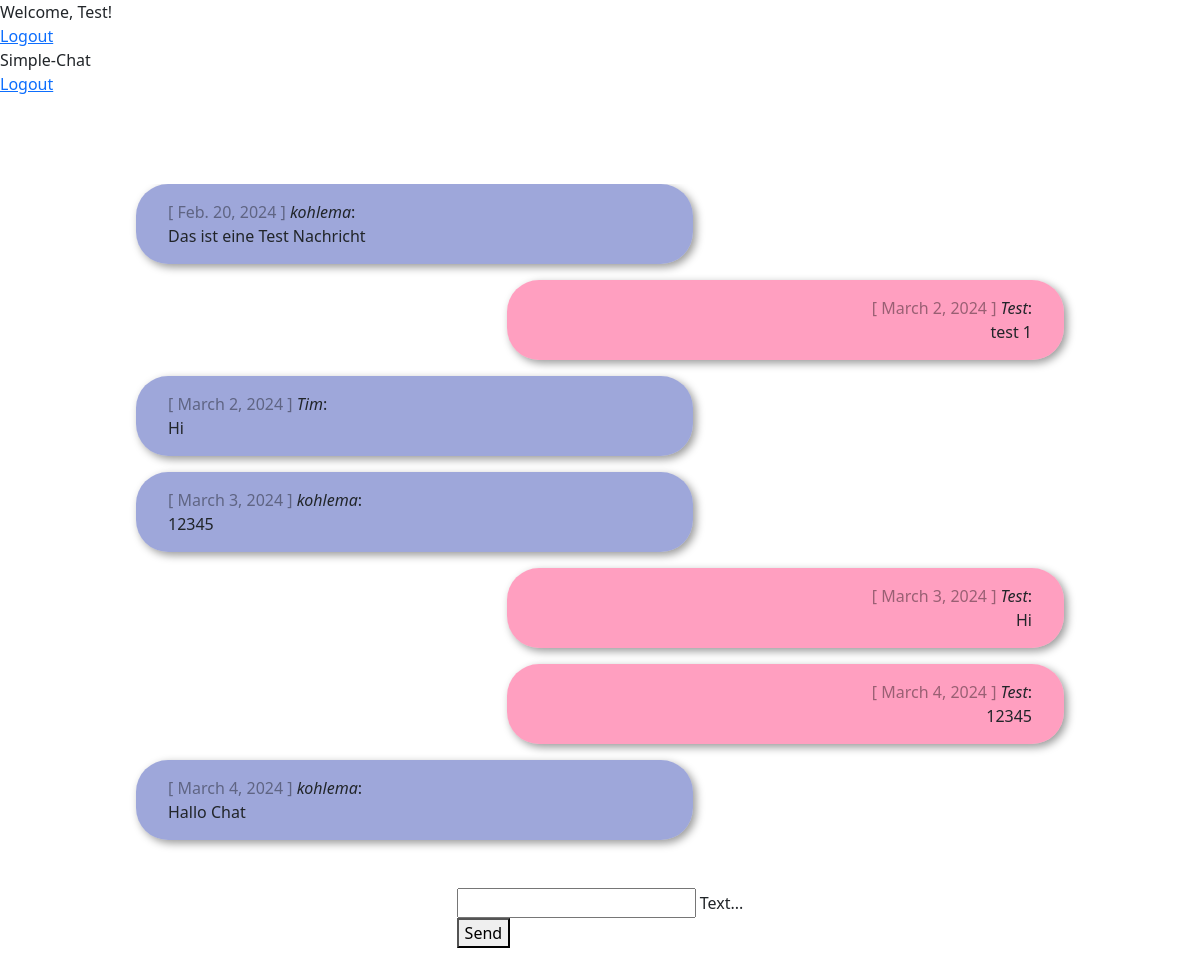
Page /chat/ (signed in) on the committed database.
### chat/models.py (models this page shows)
class Message(models.Model):
    text = models.CharField(max_length=500)
    created_at = models.DateField(default=date.today)
    chat = models.ForeignKey(Chat, on_delete=models.CASCADE, related_name='chat_message_set', default=None, blank=True, null=True)
    author = models.ForeignKey(settings.AUTH_USER_MODEL, on_delete=models.CASCADE, related_name='author_message_set')
    receiver = models.ForeignKey(settings.AUTH_USER_MODEL, on_delete=models.CASCADE, related_name='receiver_message_set')

### chat/views.py (the view, shortened to what this page needs)
# urls.py: path('chat/', index, name="chat"),
@login_required(login_url='/login_user/')                           #Refers to login page
def index(request):
    chat_messages = Message.objects.filter(chat__id=1)              #chat__id=1 = object__mit der id 1 => returns an Array
    return render(
        request,
        'chat/index.html',
        {'chat_messages': chat_messages}
    )

### chat/utils.py (called while the page is built)
def isRequestPost(request):
    return request.method == 'POST'

### chat/templates/chat/index.html (shortened to what this page needs)
{% extends "base.html" %}
{% block content %} {% if request.user.is_authenticated %}
<div id="messageContainer">
	{% for message in chat_messages %}
	{% if request.user.is_authenticated and request.user == message.author %}
	<div class="message__right">
		<div class="message--user message__bubble--user">
			<div>
				<span class="color-gray">[ {{ message.created_at }} ]</span>
				<i>{{ message.author }}</i>:
			</div>
			{{ message.text }}
		</div>
	</div>
	{% else %}
	<div class="message__left">
		<div class="message message__bubble">
			<div>
				<span class="color-gray">[ {{ message.created_at }} ]</span>
				<i>{{ message.author }}</i>:
			</div>
			{{ message.text }}
		</div>
	</div>
	{% endif %} {% endfor %}
</div>
<form
	onsubmit="sendMessage(); return false;"
	method="POST"
	id="chatForm"
	class="form-style"
>
	<div class="mdl-textfield mdl-js-textfield mdl-textfield--floating-label">
		<input
			name="messageField"
			class="mdl-textfield__input"
			type="text"
			id="messageField"
		/>
		<label class="mdl-textfield__label" for="messageField">Text...</label>
	</div>
	<button
		class="mdl-button mdl-js-button mdl-button--raised mdl-js-ripple-effect mdl-button--accent"
		type="submit"
	>
		Send
	</button>
</form>
{% else %}
<h1>Not logged in!</h1>
<p>
	You are not logged in. Please log in.<br />
	Please follow the Link for <a href="{% url 'login_user' %}">Login</a>.
</p>
{% endif %} {% endblock %}

### templates/base.html (shortened to what this page needs)
<!DOCTYPE html>
<html lang="en">
	<head>
		{% load static %}
		<link
			rel="stylesheet"
			href="https://code.getmdl.io/1.3.0/material.indigo-pink.min.css"
		/>
		<link
			rel="stylesheet"
			href="https://cdn.jsdelivr.net/npm/bootstrap@5.3.3/dist/css/bootstrap.min.css"
		/>
		<link rel="stylesheet" href="{% static 'css/style.css' %}" />
	</head>
	<body>
		<div class="mdl-layout mdl-js-layout mdl-layout--fixed-header">
			<header class="mdl-layout__header">
				<div class="mdl-layout__header-row">
					{% if request.user.is_authenticated %}
					<span class="mdl-layout-title">
						{% if request.user.first_name %}
						Welcome, {{ request.user.first_name }}!
						{% else %}
						Welcome, {{ request.user }}!
						{% endif %}
					</span>
					{% else %}
					<span class="mdl-layout-title">
						Welcome by Simple-Chat
					</span>
					{% endif %}
					<nav class="mdl-navigation mdl-layout--large-screen-only">
						{% if request.user.is_authenticated %}
						<a
							class="mdl-navigation__link"
							href="{% url 'logout_user' %}"
							>Logout</a
						>
						{% endif %}
					</nav>
				</div>
			</header>
			<div class="mdl-layout__drawer mdl-layout--small-screen-only">
				<span class="mdl-layout-title">Simple-Chat</span>
				<nav class="mdl-navigation">
					{% if request.user.is_authenticated %}
					<a
						class="mdl-navigation__link"
						href="{% url 'logout_user' %}"
						>Logout</a
					>
					{% endif %}
				</nav>
			</div>
			<main class="mdl-layout__content">
				<div class="page-content">
					{% block content %}{% endblock %}
				</div>
			</main>
		</div>
	</body>
</html>

### static/css/style.css (style rules this page uses)
html { scroll-behavior: smooth; }
.color-gray { color: rgba(0, 0, 0, 0.4); }
.form-style { margin-top: 2rem !important; }
.page-content { height: calc(100dvh - 5rem); padding: 5rem 2rem; display: flex; flex-direction: column; justify-content: center; align-items: center; }
#messageContainer { padding: 0 1rem; max-height: calc(100dvh - 5rem); width: 80dvw; overflow: auto; }
.message__right { display: flex; width: 100%; justify-content: flex-end; }
.message__left { display: flex; width: 100%; justify-content: flex-start; }
.message { display: flex; flex-direction: column; margin-bottom: 1rem; padding: 1rem 2rem; max-width: 60%; }
.message--user { display: flex; flex-direction: column; align-items: flex-end; margin-bottom: 1rem; padding: 1rem 2rem; max-width: 60%; }
.message__bubble { width: 60%; background-color: rgba(63, 81, 181, 0.5); border-radius: 2rem; box-shadow: 0.2rem 0.2rem 0.5rem rgba(0, 0, 0, 0.4); }
.message__bubble--user { width: 60%; background-color: rgba(255, 64, 129, 0.5); border-radius: 2rem; box-shadow: 0.2rem 0.2rem 0.5rem rgba(0, 0, 0, 0.4); }

### rows in the picture
Message: created_at "Feb. 20, 2024", author "kohlema", text "Das ist eine Test Nachricht"
Message: created_at "March 2, 2024", author "Test", text "test 1"
Message: created_at "March 2, 2024", author "Tim", text "Hi"
Message: created_at "March 3, 2024", author "kohlema", text "12345"
Message: created_at "March 3, 2024", author "Test", text "Hi"
Message: created_at "March 4, 2024", author "Test", text "12345"
Message: created_at "March 4, 2024", author "kohlema", text "Hallo Chat"

### other values in the picture
{{ request.user }} "Test"
